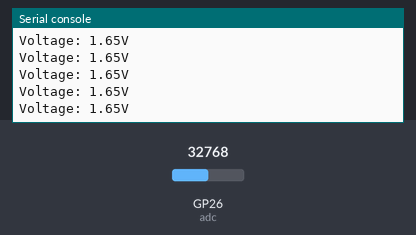
Simulated run of this program. Board: Raspberry Pi Pico running MicroPython. On the bench: the last lines printed to the serial console. The inputs (shaded band) are chosen by the test bench; at power-on: GP26 (adc) = 32768 (analog values on the 0–65535 scale).

Above: at 1.2 s.
1.3 s: GP26 (adc) set to 45874
At 1.31 s:
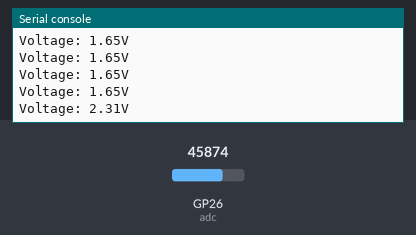
2.8 s: GP26 (adc) set to 57670
At 2.81 s:
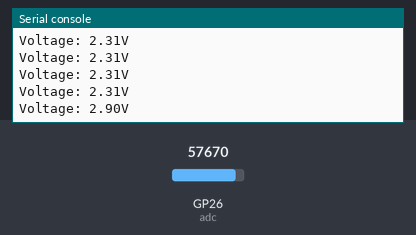
Timing chart, 0 to 5.8 s (numbered marks = the images above; inputs shaded):
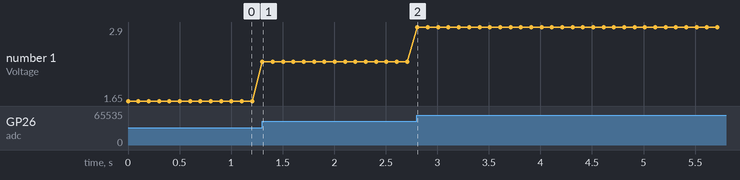

Measured:
- after the input at 1.3 s, the serial console: prints a new line at once (image 1)
- after the input at 2.8 s, the serial console: prints a new line at once (image 2)
- plotted number 1: 1.65 → 2.31 after the input at 1.3 s, 2.31 → 2.9 after the input at 2.8 s

The program:

PotViaADC.py
```python
import machine
import time

adc = machine.ADC(26)  # Use Pin GP26 as analog input
while True:
    reading = adc.read_u16()  # Read the analog input value
    voltage = (reading * 3.3) / (65535)  # Convert the reading to voltage
    print("Voltage: {:.2f}V".format(voltage))  # Print the voltage
    time.sleep(0.1)  # Wait for 100 milliseconds
```
